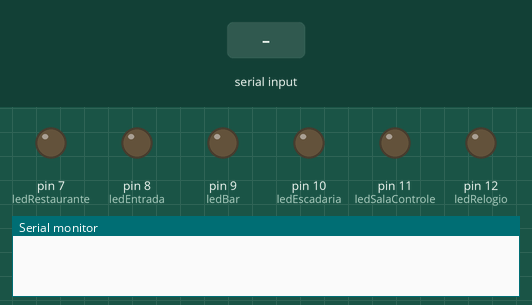
Simulated run of this sketch. Board: Arduino Uno, built with avr-gcc and run on an emulated ATmega328P. Shown: output pins drawn as LEDs (lit = HIGH), the last lines printed to the serial monitor. Dashed ring = blinking. Inputs (shaded band) come from the test bench.

Above: at 1.2 s.
1.3 s: byte 119 ('w') received over Serial
At 1.45 s:
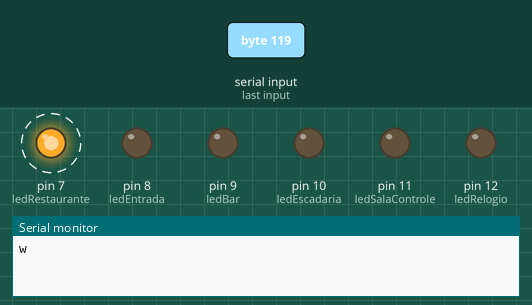
Timing chart, 0 to 10.3 s (numbered marks = the images above; inputs shaded):
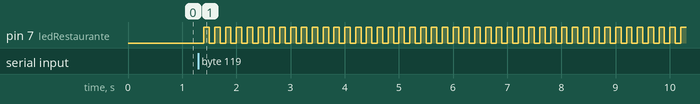

The sketch:

AutoHouse.ino
```cpp
const int ledEntrada = 8;
const int ledBar = 9;
const int ledEscadaria = 10;
const int ledSalaControle = 11;
const int ledRelogio = 12;
const int ledRestaurante = 7;


 char acao = '0'; // [ON,OFF] // [a,b] Entrada; [c,d] Bar; [e,f] Escadaria; [g,h] Sala de Controle; [i,j] Relogio; [k,l] Restaurante; [t,r] Tudo;  [w,p] Modo Festa;

void setup() {
  pinMode(ledEntrada, OUTPUT);
  pinMode(ledBar, OUTPUT);
  pinMode(ledEscadaria, OUTPUT);
  pinMode(ledSalaControle, OUTPUT);
  pinMode(ledRelogio, OUTPUT);
  pinMode(ledRestaurante, OUTPUT);
  Serial.begin(9600);
}

void loop(){
    if (Serial.available() >0) {
        acao = Serial.read();
        Serial.println(acao);

        //LIGA LUZ ENTRADA
        if(acao == 'a'){
          digitalWrite(ledEntrada, HIGH);
        }
        //DESLIGA LUZ ENTRADA
        if(acao == 'b'){
          digitalWrite(ledEntrada, LOW);
        }
        //LIGA LUZ BAR
        if(acao == 'c'){
          digitalWrite(ledBar, HIGH);
        }
        //DESLIGA LUZ BAR
        if(acao == 'd'){
          digitalWrite(ledBar, LOW);
        }
        //LIGA LUZ ESCADARIA
        if(acao == 'e'){
          digitalWrite(ledEscadaria, HIGH);
        }
        //DESLIGA LUZ ESCADARIA
        if(acao == 'f'){
          digitalWrite(ledEscadaria, LOW);
        }
        //LIGA LUZ SALA DE CONTROLE
        if(acao == 'g'){
          digitalWrite(ledSalaControle, HIGH);
        }
        //DESLIGA LUZ SALA DE CONTROLE
        if(acao == 'h'){
          digitalWrite(ledSalaControle, LOW);
        }
        //LIGA LUZ RELOGIO
        if(acao == 'i'){
          digitalWrite(ledRelogio, HIGH);
        }
        //DESLIGA LUZ RELOGIO
        if(acao == 'j'){
          digitalWrite(ledRelogio, LOW);
        }
        //LIGA LUZ RESTAURANTE
        if(acao == 'k'){
          digitalWrite(ledRestaurante, HIGH);
        }
        //DESLIGA LUZ RESTAURANTE
        if(acao == 'l'){
          digitalWrite(ledRestaurante, LOW);
        }

        //LIGA TUDO
        if(acao == 't'){
          digitalWrite(ledEntrada, HIGH);
          digitalWrite(ledBar, HIGH);
          digitalWrite(ledEscadaria, HIGH);
          digitalWrite(ledSalaControle, HIGH);
          digitalWrite(ledRelogio, HIGH);
          digitalWrite(ledRestaurante, HIGH);
        }
        //DESLIGA TUDO
        if(acao == 'r'){
          digitalWrite(ledEntrada, LOW);
          digitalWrite(ledBar, LOW);
          digitalWrite(ledEscadaria, LOW);
          digitalWrite(ledSalaControle, LOW);
          digitalWrite(ledRelogio, LOW);
          digitalWrite(ledRestaurante, LOW);
        }

        //MODO FESTA
        if(acao == 'w'){
          int i = 0;
          while(acao != 'p'){
            if(i != 0){
              acao = Serial.read();
            }
            delay(100);
            digitalWrite(ledRestaurante, HIGH);
            delay(100);
            digitalWrite(ledRestaurante, LOW);
            i++;
          }
        }

    }

    Serial.flush();

    //digitalWrite(ledBar, LOW);
          //digitalWrite(ledEscadaria, LOW);
          //digitalWrite(ledSalaControle, LOW);
          //digitalWrite(ledRelogio, LOW);
          //digitalWrite(ledRestaurante, HIGH);
}
```

Measured:
- after the input at 1.3 s, pin 7 (ledRestaurante): alternates HIGH for 0.10 s and LOW for 0.10 s, starting after 0.10 s
